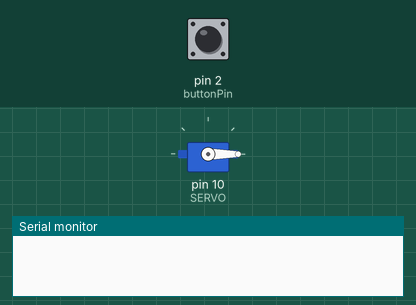
The sketch below on a simulated Arduino Uno, built with avr-gcc and run on an emulated ATmega328P. Shown: servo, the last lines printed to the serial monitor. The test bench sets the inputs (shaded band); at power-on: pin 2 (buttonPin) HIGH.

Above: at 2.2 s.
2.3 s: pin 2 (buttonPin) pulled LOW for 0.15 s
At 2.7 s:
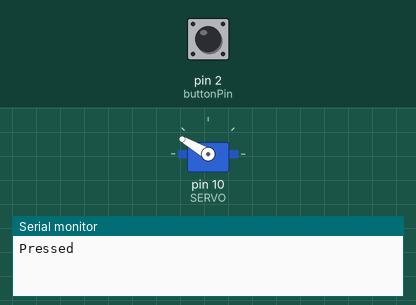
3.9 s: pin 2 (buttonPin) pulled LOW for 1 s
At 5.1 s:
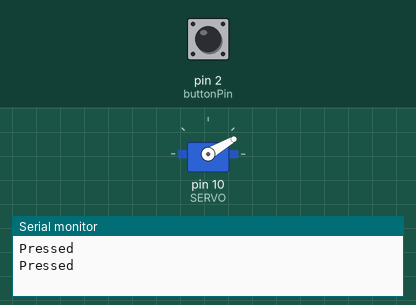
6.4 s: pin 2 (buttonPin) pulled LOW for 3.2 s
At 7.0 s:
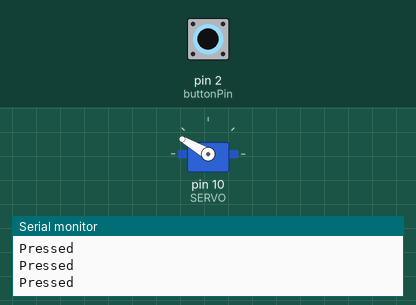
Timing chart, 0 to 9.4 s (numbered marks = the images above; inputs shaded):
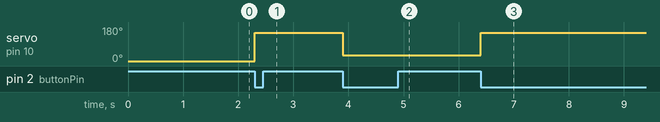

The sketch:

ServoMoter_23.12.27.ino
```cpp
#include <Servo.h>

const int SERVO = 10;
Servo servo;
const int buttonPin = 2;

int servo_state = 30;
bool servo_state_changed = false;

void buttonPressed() {
  servo_state = (servo_state == 30)?150:30;
  servo_state_changed = true;
}

void setup() {
  Serial.begin(9600);
  pinMode(buttonPin, INPUT_PULLUP);
  attachInterrupt(digitalPinToInterrupt(buttonPin), buttonPressed, FALLING);
  servo.attach(SERVO);
  servo.write(0);
  delay(1000);

}

void loop() {
  if(servo_state_changed) {
    servo_state_changed = false;
    servo.write(servo_state);
    Serial.println("Pressed");
  }

}
```

Measured:
- after the input at 2.3 s, servo on pin 10 (SERVO): 0° → 150° at once
- after the input at 3.9 s, servo on pin 10 (SERVO): 150° → 30° at once
- after the input at 6.4 s, servo on pin 10 (SERVO): 30° → 150° at once
